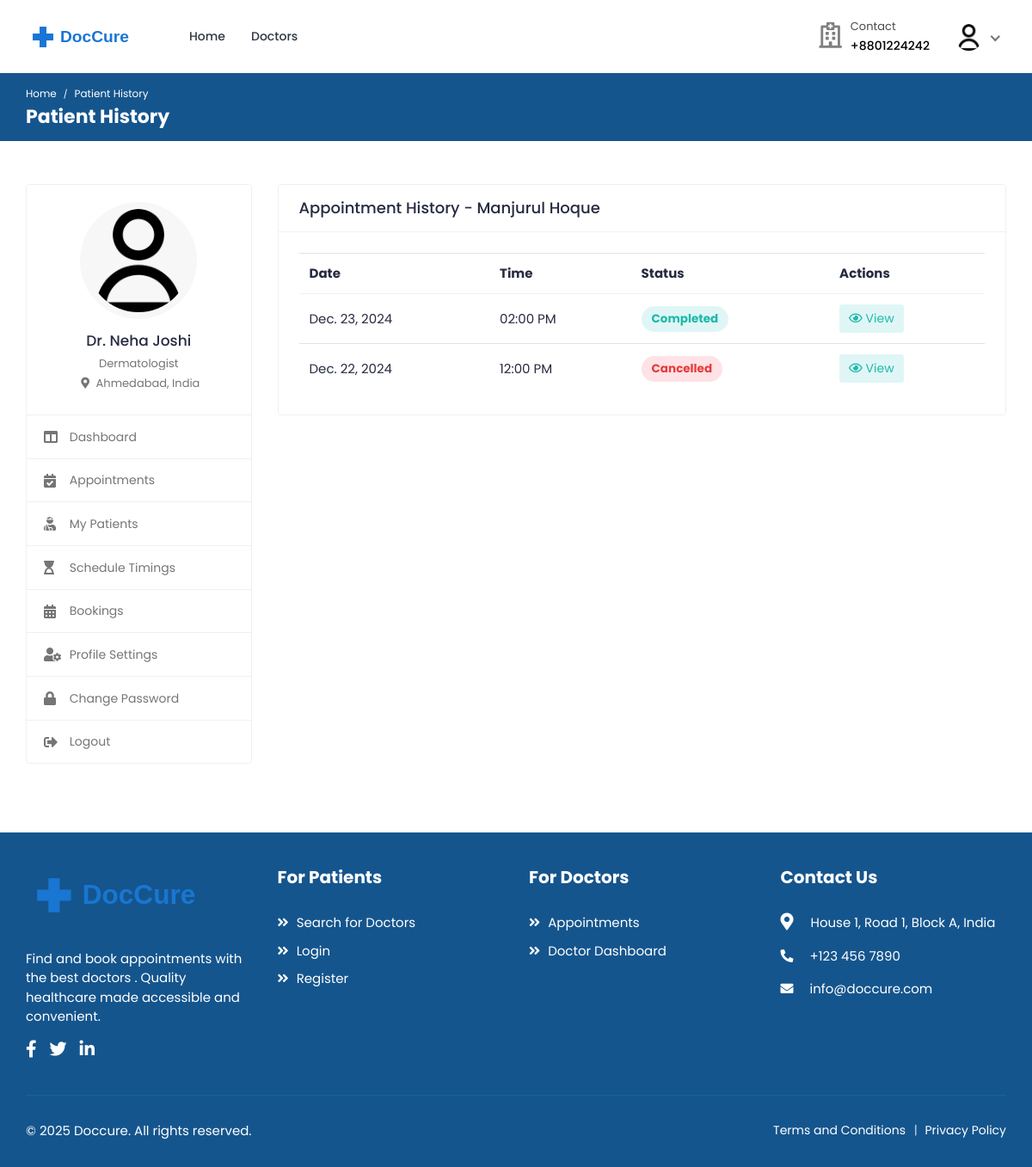
Screenshot of /doctors/my-patients/31/history/ (signed in) with the database file from the repository.
### accounts/models.py (models this page shows, shortened)
class User(AbstractUser):
    class RoleChoices(models.TextChoices):
        DOCTOR = "doctor", "Doctor"
        PATIENT = "patient", "Patient"
    username = models.CharField(max_length=30, unique=True)
    role = models.CharField(
        choices=RoleChoices.choices,
        max_length=20,
        default="patient",
        error_messages={"required": "Role must be provided"},
    )
    email = models.EmailField(
        blank=True,
        error_messages={
            "unique": "A user with that email already exists.",
        },
    )
    first_name = models.CharField(max_length=150, blank=True)
    last_name = models.CharField(max_length=150, blank=True)
    registration_number = models.IntegerField(null=True, blank=True)
    USERNAME_FIELD = "username"
    REQUIRED_FIELDS = []
    objects = CustomUserManager()
    def get_full_name(self):
        full_name = "%s %s" % (self.first_name, self.last_name)
        return full_name.strip() or self.username

class Profile(models.Model):
    user = models.OneToOneField(
        User, on_delete=models.CASCADE, related_name="profile"
    )
    avatar = models.ImageField(
        default="defaults/user.png", upload_to=profile_photo_directory_path
    )
    phone = models.CharField(max_length=20, blank=True, null=True)
    dob = models.DateField(blank=True, null=True)
    about = models.TextField(blank=True, null=True)
    specialization = models.CharField(max_length=255, blank=True, null=True)
    gender = models.CharField(
        max_length=10,
        choices=[("male", "Male"), ("female", "Female"), ("other", "Other")],
        blank=True,
    )
    address = models.TextField(blank=True, null=True)
    city = models.CharField(max_length=100, blank=True)
    state = models.CharField(max_length=100, blank=True)
    postal_code = models.CharField(max_length=20, blank=True)
    country = models.CharField(max_length=100, blank=True)
    price_per_consultation = models.DecimalField(
        max_digits=10, decimal_places=2, null=True, blank=True
    )
    is_available = models.BooleanField(default=True)
    blood_group = models.CharField(
        max_length=5,
        choices=[
            ("A+", "A+"),
            ("A-", "A-"),
            ("B+", "B+"),
            ("B-", "B-"),
            ("O+", "O+"),
            ("O-", "O-"),
            ("AB+", "AB+"),
            ("AB-", "AB-"),
        ],
        blank=True,
        null=True,
    )
    allergies = models.TextField(blank=True, null=True)
    medical_conditions = models.TextField(blank=True, null=True)
    @property
    def image(self):
        return (
            self.avatar.url
            if self.avatar.storage.exists(self.avatar.name)
            else "{}defaults/user.png".format(settings.MEDIA_URL)
        )

### bookings/models.py (models this page shows, shortened)
class Booking(models.Model):
    doctor = models.ForeignKey(
        settings.AUTH_USER_MODEL,
        on_delete=models.CASCADE,
        related_name="appointments",
        limit_choices_to={"role": "doctor"},
    )
    patient = models.ForeignKey(
        settings.AUTH_USER_MODEL,
        on_delete=models.CASCADE,
        related_name="patient_appointments",
        limit_choices_to={"role": "patient"},
    )
    appointment_date = models.DateField()
    appointment_time = models.TimeField()
    booking_date = models.DateTimeField(auto_now_add=True)
    status = models.CharField(
        max_length=20,
        choices=[
            ("pending", "Pending"),
            ("confirmed", "Confirmed"),
            ("completed", "Completed"),
            ("cancelled", "Cancelled"),
            ("no_show", "No Show"),
        ],
        default="pending",
    )
    class Meta:
        ordering = ["-appointment_date", "-appointment_time"]
        unique_together = ["doctor", "appointment_date", "appointment_time"]

### doctors/views.py (the view)
class AppointmentHistoryView(DoctorRequiredMixin, ListView):
    model = Booking
    template_name = "doctors/appointment-history.html"
    context_object_name = "appointments"
    def get_queryset(self):
        return (
            self.model.objects.select_related("patient", "patient__profile")
            .filter(
                doctor=self.request.user, patient_id=self.kwargs["patient_id"]
            )
            .order_by("-appointment_date", "-appointment_time")
        )
    def get_context_data(self, **kwargs):
        context = super().get_context_data(**kwargs)
        context["patient"] = get_object_or_404(
            User.objects.select_related("profile"),
            id=self.kwargs["patient_id"],
            role="patient",
        )
        return context

### accounts/managers.py (called while the page is built)
    def get(self, *args, **kwargs):
        return super().select_related("profile").get(*args, **kwargs)

### mixins/custom_mixins.py (called while the page is built)
    def dispatch(self, request, *args, **kwargs):
        if not request.user.is_authenticated:
            return super().dispatch(request, *args, **kwargs)
        if request.user.role != "doctor":
            return self.handle_no_permission()
        return super().dispatch(request, *args, **kwargs)

### templates/doctors/appointment-history.html (shortened to what this page needs)
{% extends 'includes/doctor-sidebar.html' %}
{% load static %}
{% block page_name1 %}Patient History{% endblock %}
{% block page_name2 %}Patient History{% endblock %}
{% block main %}
<div class="row">
    <div class="col-md-12">
        <div class="card">
            <div class="card-header">
                <h4 class="card-title">Appointment History - {{ patient.get_full_name }}</h4>
            </div>
            <div class="card-body">
                <div class="table-responsive">
                    {% if appointments %}
                    <table class="table table-hover table-center mb-0">
                        <thead>
                            <tr>
                                <th>Date</th>
                                <th>Time</th>
                                <th>Status</th>
                                <th>Actions</th>
                            </tr>
                        </thead>
                        <tbody>
                            {% for appointment in appointments %}
                            <tr>
                                <td>{{ appointment.appointment_date }}</td>
                                <td>{{ appointment.appointment_time|time:"h:i A" }}</td>
                                <td>
                                    <span class="badge badge-pill
                                        {% if appointment.status == 'cancelled' %}bg-danger-light{% endif %}
                                        {% if appointment.status == 'completed' %}bg-info-light{% endif %}">
                                        {{ appointment.status|title }}
                                    </span>
                                </td>
                                <td>
                                    <a href="{% url 'doctors:appointment-detail' appointment.pk %}" class="btn btn-sm bg-info-light">
                                        <i class="far fa-eye"></i> View
                                    </a>
                                </td>
                            </tr>
                            {% endfor %}
                        </tbody>
                    </table>
                    {% else %}
                    <div class="text-center">
                        <p class="text-muted mt-2 mb-2">No appointment history found</p>
                    </div>
                    {% endif %}
                </div>
            </div>
        </div>
    </div>
</div>
{% endblock %}

### templates/includes/doctor-sidebar.html (shortened to what this page needs)
{% extends 'base.html' %}
{% load static %}
{% block content %}
    <div class="breadcrumb-bar">
        <div class="container-fluid">
            <div class="row align-items-center">
                <div class="col-md-12 col-12">
                    <nav aria-label="breadcrumb" class="page-breadcrumb">
                        <ol class="breadcrumb">
                            <li class="breadcrumb-item"><a href="{% url 'core:home' %}">Home</a></li>
                            <li class="breadcrumb-item active" aria-current="page">{% block page_name1 %}{% endblock %}</li>
                        </ol>
                    </nav>
                    <h2 class="breadcrumb-title">{% block page_name2 %}{% endblock %}</h2>
                </div>
            </div>
        </div>
    </div>
    <div class="content">
        <div class="container-fluid">
            <div class="row">
                <div class="col-md-5 col-lg-4 col-xl-3 theiaStickySidebar">
                    <div class="profile-sidebar">
                        <div class="widget-profile pro-widget-content">
                            <div class="profile-info-widget">
                                <a href="#" class="booking-doc-img">
                                    <img src="{{ user.profile.image }}" alt="User Image">
                                </a>
                                <div class="profile-det-info">
                                    <h3>Dr. {{ user.get_full_name }}</h3>
                                    <div class="patient-details">
                                        {% if user.profile.specialization %}
                                            <h5 class="mb-0">{{ user.profile.specialization }}</h5>
                                        {% endif %}
                                        {% if user.profile.city and user.profile.country %}
                                            <h5 class="mt-2">
                                                <i class="fas fa-map-marker-alt"></i>
                                                {{ user.profile.city }}, {{ user.profile.country }}
                                            </h5>
                                        {% endif %}
                                    </div>
                                </div>
                            </div>
                        </div>
                        <div class="dashboard-widget">
                            <nav class="dashboard-menu">
                                <ul>
                                    <li class="{% if request.resolver_match.url_name == 'dashboard' %}active{% endif %}">
                                        <a href="{% url 'doctors:dashboard' %}">
                                            <i class="fas fa-columns"></i>
                                            <span>Dashboard</span>
                                        </a>
                                    </li>
                                    <li class="{% if request.resolver_match.url_name == 'appointments' %}active{% endif %}">
                                        <a href="{% url 'doctors:appointments' %}">
                                            <i class="fas fa-calendar-check"></i>
                                            <span>Appointments</span>
                                        </a>
                                    </li>
                                    <li class="{% if request.resolver_match.url_name == 'my-patients' %}active{% endif %}">
                                        <a href="{% url 'doctors:my-patients' %}">
                                            <i class="fas fa-user-injured"></i>
                                            <span>My Patients</span>
                                        </a>
                                    </li>
                                    <li class="{% if request.resolver_match.url_name == 'schedule-timings' %}active{% endif %}">
                                        <a href="{% url 'doctors:schedule-timings' %}">
                                            <i class="fas fa-hourglass-start"></i>
                                            <span>Schedule Timings</span>
                                        </a>
                                    </li>
                                    <li class="{% if request.resolver_match.url_name == 'booking-list' %}active{% endif %}">
                                        <a href="{% url 'bookings:booking-list' %}">
                                            <i class="fas fa-calendar-alt"></i>
                                            <span>Bookings</span>
                                        </a>
                                    </li>
                                    <li class="{% if request.resolver_match.url_name == 'profile-setting' %}active{% endif %}">
                                        <a href="{% url 'doctors:profile-setting' %}">
                                            <i class="fas fa-user-cog"></i>
                                            <span>Profile Settings</span>
                                        </a>
                                    </li>
                                    <li class="{% if request.resolver_match.url_name == 'change-password' %}active{% endif %}">
                                        <a href="{% url 'doctors:change-password' %}">
                                            <i class="fas fa-lock"></i>
                                            <span>Change Password</span>
                                        </a>
                                    </li>
                                    <li>
                                        <a href="{% url 'accounts:logout' %}">
                                            <i class="fas fa-sign-out-alt"></i>
                                            <span>Logout</span>
                                        </a>
                                    </li>
                                </ul>
                            </nav>
                        </div>
                    </div>
                </div>
                <div class="col-md-7 col-lg-8 col-xl-9">
                    {% block main %}{% endblock %}
                </div>
            </div>
        </div>
    </div>
{% endblock %}

### templates/includes/navbar.html (shortened to what this page needs)
{% load static %}
<header class="header">
    <nav class="navbar navbar-expand-lg header-nav">
        <div class="navbar-header">
            <a href="{% url 'core:home' %}" class="navbar-brand logo">
                <img src="{% static 'assets/img/logo2.svg' %}" class="img-fluid" alt="Logo">
            </a>
        </div>
        <div class="main-menu-wrapper">
            <ul class="main-nav">
                <li {% if request.path == '/' %}class="active"{% endif %}>
                    <a href="{% url 'core:home' %}">Home</a>
                </li>
                <li class="has-submenu{% if request.path == '/doctors/' %} active {% endif %}">
                    <a href="{% url 'doctors:list' %}">Doctors</a>
                </li>
            </ul>
        </div>
        <ul class="nav header-navbar-rht">
            <li class="nav-item contact-item">
                <div class="header-contact-img">
                    <i class="far fa-hospital"></i>
                </div>
                <div class="header-contact-detail">
                    <p class="contact-header">Contact</p>
                    <p class="contact-info-header"> +8801224242</p>
                </div>
            </li>
            {% if not user.is_authenticated %}
                <li class="nav-item">
                    <a class="nav-link header-login" href="{% url 'accounts:login' %}">Login / Signup </a>
                </li>
            {% else %}
                <li class="nav-item dropdown has-arrow logged-item">
                    <a href="#" class="dropdown-toggle nav-link" data-toggle="dropdown">
                        <span class="user-img">
                            <img class="rounded-circle" src="{{ user.profile.image }}" width="31" alt="{{ user.username }}">
                        </span>
                    </a>
                </li>
            {% endif %}
        </ul>
    </nav>
</header>

### templates/doctors/appointment-history.html (style rules this page uses)
.badge { font-size: 0.9em; padding: 8px 12px; }
.btn-sm { padding: 5px 10px; }

### rows the page displays
User: profile.image (placeholder picture), get_full_name "Neha Joshi", profile.specialization "Dermatologist", profile.city "Ahmedabad", profile.country "India"
User: get_full_name "Manjurul Hoque"
Booking: appointment_date "Dec. 23, 2024", appointment_time "02:00 PM", status "Completed"
Booking: appointment_date "Dec. 22, 2024", appointment_time "12:00 PM", status "Cancelled"
